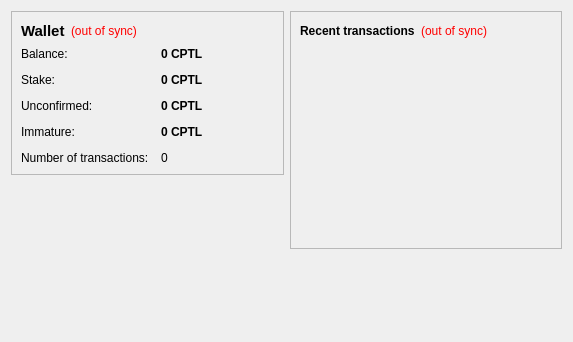
<?xml version="1.0" encoding="UTF-8"?>
<ui version="4.0">
 <class>OverviewPage</class>
 <widget class="QWidget" name="OverviewPage">
  <property name="geometry">
   <rect>
    <x>0</x>
    <y>0</y>
    <width>573</width>
    <height>342</height>
   </rect>
  </property>
  <property name="windowTitle">
   <string>Form</string>
  </property>
  <layout class="QHBoxLayout" name="horizontalLayout" stretch="1,1">
   <item>
    <layout class="QVBoxLayout" name="verticalLayout_2">
     <item>
      <widget class="QFrame" name="frame">
       <property name="frameShape">
        <enum>QFrame::StyledPanel</enum>
       </property>
       <property name="frameShadow">
        <enum>QFrame::Raised</enum>
       </property>
       <layout class="QVBoxLayout" name="verticalLayout_4">
        <item>
         <layout class="QHBoxLayout" name="horizontalLayout_4">
          <item>
           <widget class="QLabel" name="label_5">
            <property name="font">
             <font>
              <pointsize>11</pointsize>
              <weight>75</weight>
              <bold>true</bold>
             </font>
            </property>
            <property name="text">
             <string>Wallet</string>
            </property>
           </widget>
          </item>
          <item>
           <widget class="QLabel" name="labelWalletStatus">
            <property name="toolTip">
             <string>The displayed information may be out of date. Your wallet automatically synchronizes with the CapitalCoin network after a connection is established, but this process has not completed yet.</string>
            </property>
            <property name="styleSheet">
             <string notr="true">QLabel { color: red; }</string>
            </property>
            <property name="text">
             <string notr="true">(out of sync)</string>
            </property>
            <property name="alignment">
             <set>Qt::AlignLeading|Qt::AlignLeft|Qt::AlignVCenter</set>
            </property>
           </widget>
          </item>
          <item>
           <spacer name="horizontalSpacer_2">
            <property name="orientation">
             <enum>Qt::Horizontal</enum>
            </property>
            <property name="sizeHint" stdset="0">
             <size>
              <width>40</width>
              <height>20</height>
             </size>
            </property>
           </spacer>
          </item>
         </layout>
        </item>
        <item>
         <layout class="QFormLayout" name="formLayout_2">
          <property name="fieldGrowthPolicy">
           <enum>QFormLayout::AllNonFixedFieldsGrow</enum>
          </property>
          <property name="horizontalSpacing">
           <number>12</number>
          </property>
          <property name="verticalSpacing">
           <number>12</number>
          </property>
          <item row="0" column="0">
           <widget class="QLabel" name="label">
            <property name="text">
             <string>Balance:</string>
            </property>
           </widget>
          </item>
          <item row="0" column="1">
           <widget class="QLabel" name="labelBalance">
            <property name="font">
             <font>
              <weight>75</weight>
              <bold>true</bold>
             </font>
            </property>
            <property name="cursor">
             <cursorShape>IBeamCursor</cursorShape>
            </property>
            <property name="toolTip">
             <string>Your current balance</string>
            </property>
            <property name="text">
             <string notr="true">0 CPTL</string>
            </property>
            <property name="textInteractionFlags">
             <set>Qt::LinksAccessibleByMouse|Qt::TextSelectableByKeyboard|Qt::TextSelectableByMouse</set>
            </property>
           </widget>
          </item>
          <item row="1" column="0">
           <widget class="QLabel" name="label_6">
            <property name="text">
             <string>Stake:</string>
            </property>
           </widget>
          </item>
          <item row="1" column="1">
           <widget class="QLabel" name="labelStake">
            <property name="font">
             <font>
              <weight>75</weight>
              <bold>true</bold>
             </font>
            </property>
            <property name="cursor">
             <cursorShape>IBeamCursor</cursorShape>
            </property>
            <property name="toolTip">
             <string>Total of coins that was staked, and do not yet count toward the current balance</string>
            </property>
            <property name="text">
             <string notr="true">0 CPTL</string>
            </property>
            <property name="textInteractionFlags">
             <set>Qt::LinksAccessibleByMouse|Qt::TextSelectableByKeyboard|Qt::TextSelectableByMouse</set>
            </property>
           </widget>
          </item>
          <item row="2" column="0">
           <widget class="QLabel" name="label_3">
            <property name="text">
             <string>Unconfirmed:</string>
            </property>
           </widget>
          </item>
          <item row="2" column="1">
           <widget class="QLabel" name="labelUnconfirmed">
            <property name="font">
             <font>
              <weight>75</weight>
              <bold>true</bold>
             </font>
            </property>
            <property name="cursor">
             <cursorShape>IBeamCursor</cursorShape>
            </property>
            <property name="toolTip">
             <string>Total of transactions that have yet to be confirmed, and do not yet count toward the current balance</string>
            </property>
            <property name="text">
             <string notr="true">0 CPTL</string>
            </property>
            <property name="textInteractionFlags">
             <set>Qt::LinksAccessibleByMouse|Qt::TextSelectableByKeyboard|Qt::TextSelectableByMouse</set>
            </property>
           </widget>
          </item>
          <item row="3" column="0">
           <widget class="QLabel" name="labelImmatureText">
            <property name="text">
             <string>Immature:</string>
            </property>
           </widget>
          </item>
          <item row="3" column="1">
           <widget class="QLabel" name="labelImmature">
            <property name="font">
             <font>
              <weight>75</weight>
              <bold>true</bold>
             </font>
            </property>
            <property name="toolTip">
             <string>Mined balance that has not yet matured</string>
            </property>
            <property name="text">
             <string notr="true">0 CPTL</string>
            </property>
            <property name="textInteractionFlags">
             <set>Qt::LinksAccessibleByMouse|Qt::TextSelectableByKeyboard|Qt::TextSelectableByMouse</set>
            </property>
           </widget>
          </item>
          <item row="4" column="0">
           <widget class="QLabel" name="label_2">
            <property name="text">
             <string>Number of transactions:</string>
            </property>
           </widget>
          </item>
          <item row="4" column="1">
           <widget class="QLabel" name="labelNumTransactions">
            <property name="toolTip">
             <string>Total number of transactions in wallet</string>
            </property>
            <property name="text">
             <string notr="true">0</string>
            </property>
           </widget>
          </item>
         </layout>
        </item>
       </layout>
      </widget>
     </item>
     <item>
      <spacer name="verticalSpacer">
       <property name="orientation">
        <enum>Qt::Vertical</enum>
       </property>
       <property name="sizeHint" stdset="0">
        <size>
         <width>20</width>
         <height>40</height>
        </size>
       </property>
      </spacer>
     </item>
    </layout>
   </item>
   <item>
    <layout class="QVBoxLayout" name="verticalLayout_3">
     <item>
      <widget class="QFrame" name="frame_2">
       <property name="frameShape">
        <enum>QFrame::StyledPanel</enum>
       </property>
       <property name="frameShadow">
        <enum>QFrame::Raised</enum>
       </property>
       <layout class="QVBoxLayout" name="verticalLayout">
        <item>
         <layout class="QHBoxLayout" name="horizontalLayout_2">
          <item>
           <widget class="QLabel" name="label_4">
            <property name="text">
             <string>&lt;b&gt;Recent transactions&lt;/b&gt;</string>
            </property>
           </widget>
          </item>
          <item>
           <widget class="QLabel" name="labelTransactionsStatus">
            <property name="toolTip">
             <string>The displayed information may be out of date. Your wallet automatically synchronizes with the CASH network after a connection is established, but this process has not completed yet.</string>
            </property>
            <property name="styleSheet">
             <string notr="true">QLabel { color: red; }</string>
            </property>
            <property name="text">
             <string notr="true">(out of sync)</string>
            </property>
            <property name="alignment">
             <set>Qt::AlignRight|Qt::AlignTrailing|Qt::AlignVCenter</set>
            </property>
           </widget>
          </item>
          <item>
           <spacer name="horizontalSpacer">
            <property name="orientation">
             <enum>Qt::Horizontal</enum>
            </property>
            <property name="sizeHint" stdset="0">
             <size>
              <width>40</width>
              <height>20</height>
             </size>
            </property>
           </spacer>
          </item>
         </layout>
        </item>
        <item>
         <widget class="QListView" name="listTransactions">
          <property name="styleSheet">
           <string notr="true">QListView { background: transparent; }</string>
          </property>
          <property name="frameShape">
           <enum>QFrame::NoFrame</enum>
          </property>
          <property name="verticalScrollBarPolicy">
           <enum>Qt::ScrollBarAlwaysOff</enum>
          </property>
          <property name="horizontalScrollBarPolicy">
           <enum>Qt::ScrollBarAlwaysOff</enum>
          </property>
          <property name="selectionMode">
           <enum>QAbstractItemView::NoSelection</enum>
          </property>
         </widget>
        </item>
       </layout>
      </widget>
     </item>
     <item>
      <spacer name="verticalSpacer_2">
       <property name="orientation">
        <enum>Qt::Vertical</enum>
       </property>
       <property name="sizeHint" stdset="0">
        <size>
         <width>20</width>
         <height>40</height>
        </size>
       </property>
      </spacer>
     </item>
    </layout>
   </item>
  </layout>
 </widget>
 <resources/>
 <connections/>
</ui>
